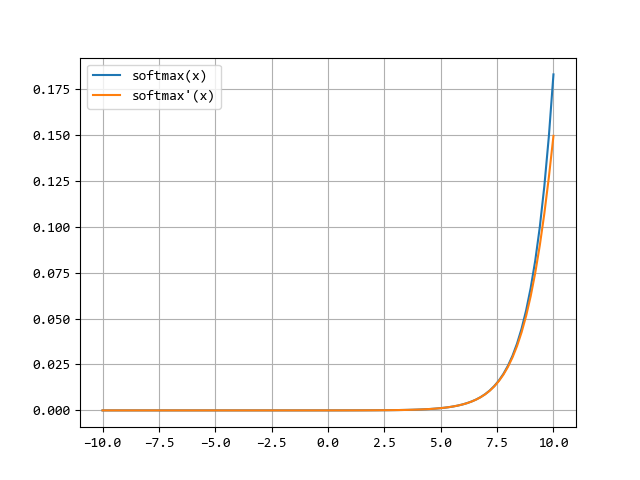

Here is the Python script that generated this plot:
import numpy as np
import matplotlib.pyplot as plt
plt.rcParams["font.family"] = "Consolas"

def softmax(x):
    return np.exp(x) / np.sum(np.exp(x))

def softmax_derivative(x):
    s = softmax(x)
    return s * (1 - s)

x = np.linspace(-10, 10, 100)

fig, ax = plt.subplots()
ax.plot(x, softmax(x), label="softmax(x)")
ax.plot(x, softmax_derivative(x), label="softmax'(x)")
ax.grid(True)
ax.legend()

plt.show()
